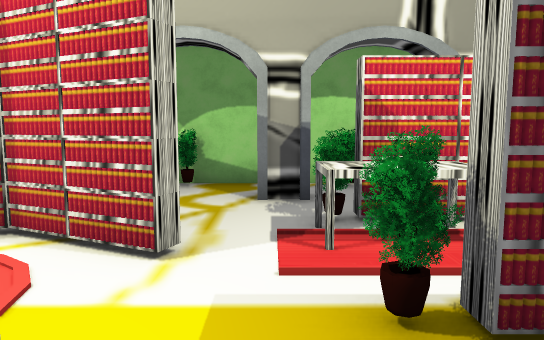
view 1 (above)

16 first-person views from a walk through a Unity game level. The camera is 1.4 m above the floor, tilts 6° down and sees 70° across. Doors are open. The floor is counted in squares, 1 m on a side. Each view is taken from the middle of a square. On the plan, view 1 faces up. The plan holds only what a view shows up to about 16 squares ahead; the rest is blank. The place goes on beyond the plan. Some surface patterns are stand-ins.

view 2
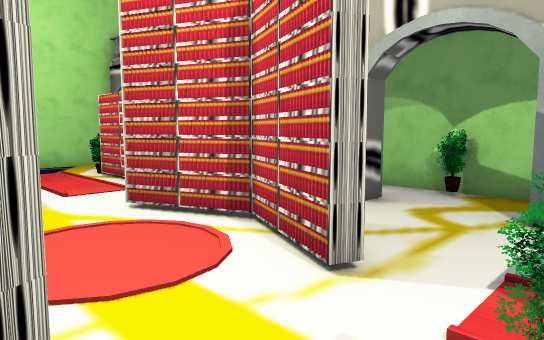

view 3
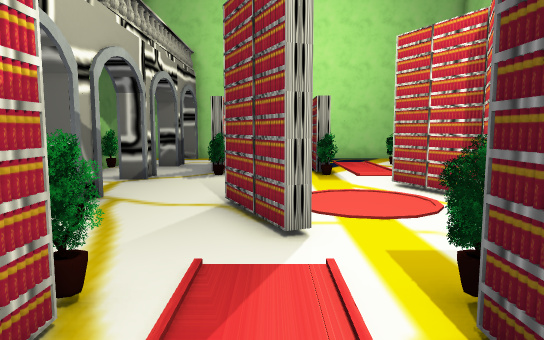

view 4
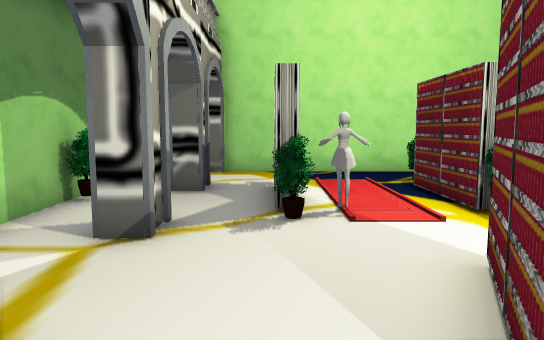

view 5
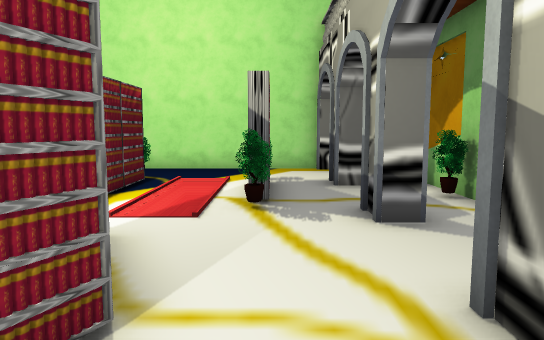

view 6
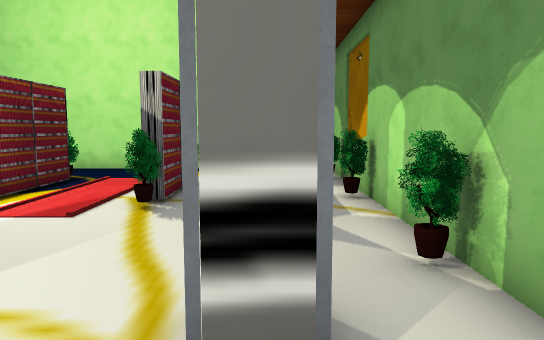

view 7
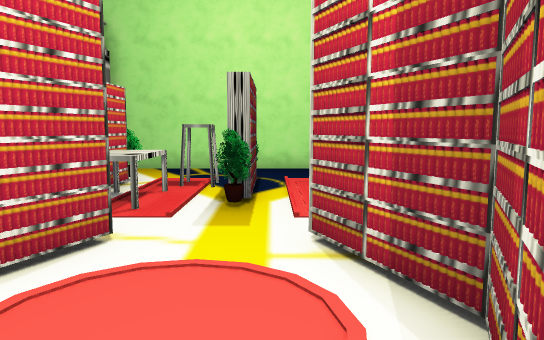

view 8
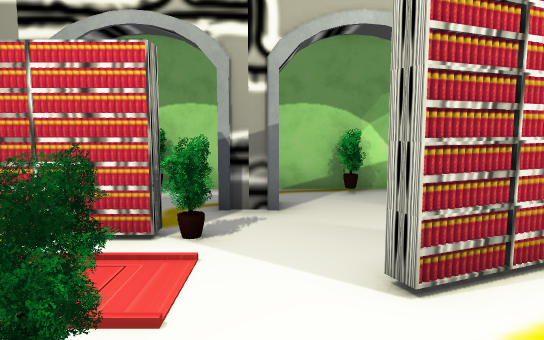

view 9
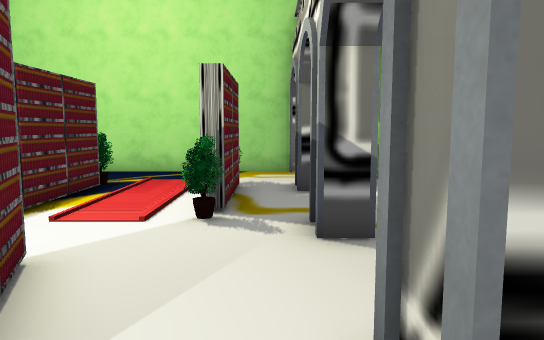

view 10
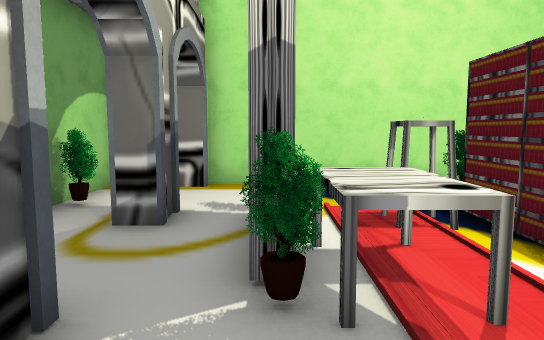

view 11
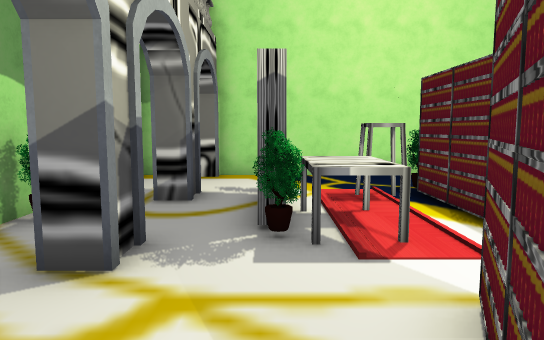

view 12
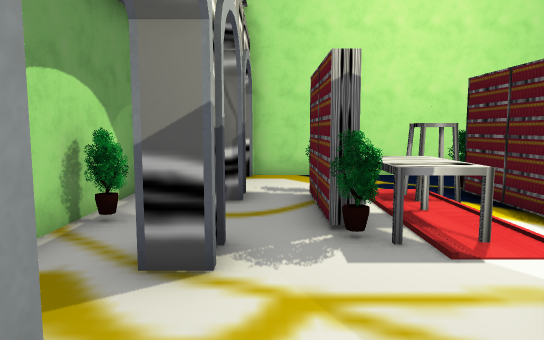

view 13
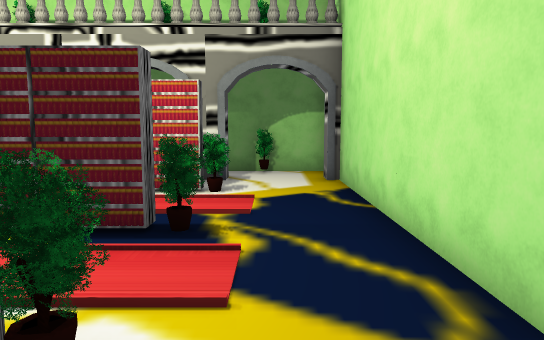

view 14
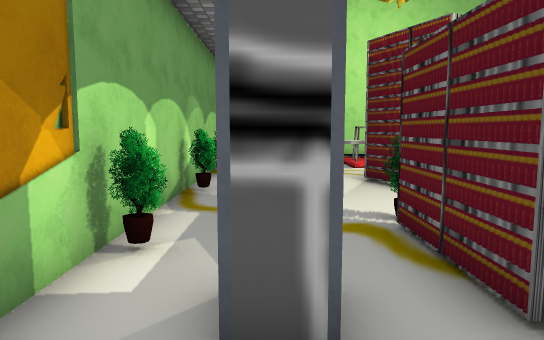

view 15
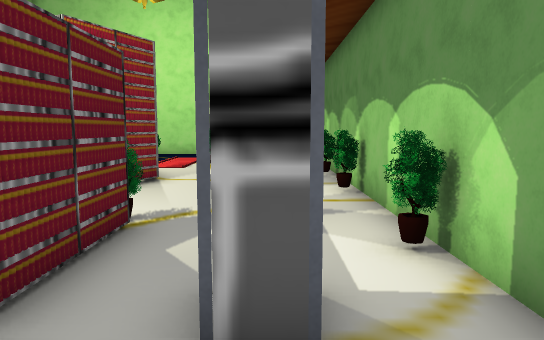

view 16
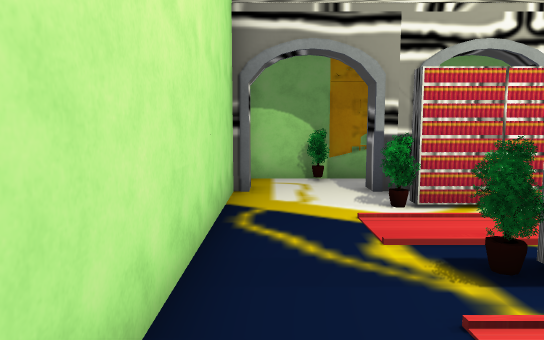

### Floor plan
Key: @ floor where view 1 was taken; # wall or solid block; . floor; = window, fence, low wall or low ledge; ^ raised ledge; O other object.
Columns run from 15 left of view 1 to 8 right of it. Each row starts with its distance up from view 1.
 10 ########################
  9 #.#=##.................#
  8 #..##...#..#...#...#...#
  7 #......................#
  6 #..#OOOO........OOOO...#
  5 #.........OOOO..OO.....#
  4 #........OO..OO.OO#^...#
  3 #..#OOOO........OOOO#..#
  2 #...O.O..........O.O...#
  1 #........OOOOOO........#
  0 #.....##...OO..@.......#
 -1 #..OOOOO........OO  #..#
 -2 #......................#
 -3 #..##...#..#...#...#...#
 -4 #.##...............
 -5 #######################

Where each view was taken, in squares from view 1:
view 1: 0 up, 0 right, facing up
view 2: 1 up, 1 right, facing up-left
view 3: 1 up, 4 right, facing left
view 4: 1 down, 2 left, facing left
view 5: 1 down, 6 left, facing right
view 6: 3 down, 6 left, facing right
view 7: 2 up, 6 left, facing right
view 8: 1 up, 7 left, facing up
view 9: 7 up, 2 left, facing left
view 10: 6 up, 2 left, facing right
view 11: 6 up, 4 left, facing right
view 12: 7 up, 4 left, facing right
view 13: 8 up, 13 left, facing down
view 14: 8 up, 14 left, facing right
view 15: 3 down, 14 left, facing right
view 16: 1 down, 14 left, facing up
